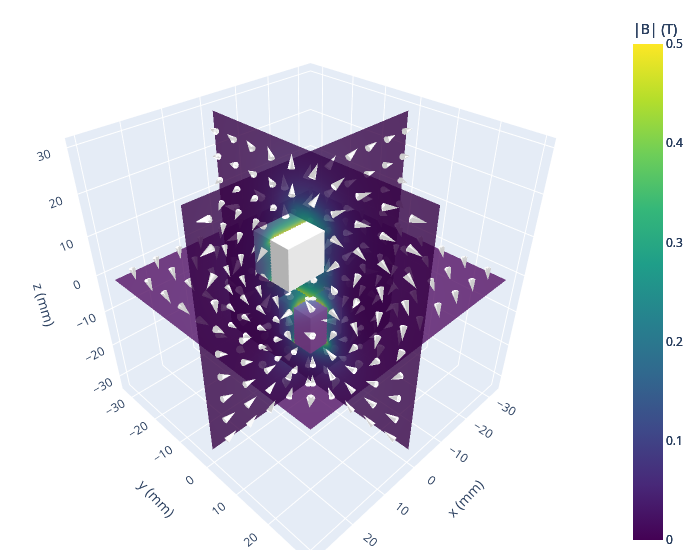

The cell this chart's notebook holds for it:
### Markdown cell above
3D Render:

![Slice Plot](img/stl_example.png)

### Code cell
m1, m2 = gen_mesh_test(path, file, offset=6)
fig_slice, slice_cache, data_objects = pm.plots.slice_quickplot(
    cmax=0.5,
    num_levels=11,
    opacity=0.8,
    num_arrows=10,
    num_points=40,
    cone_opacity=0.9,
    magnet_opacity=1.0,
    mask_magnet=False,
    show_magnets=True,
    max1=30,
    max2=30,
    slice_value=0.0,
    unit="mm",
)
